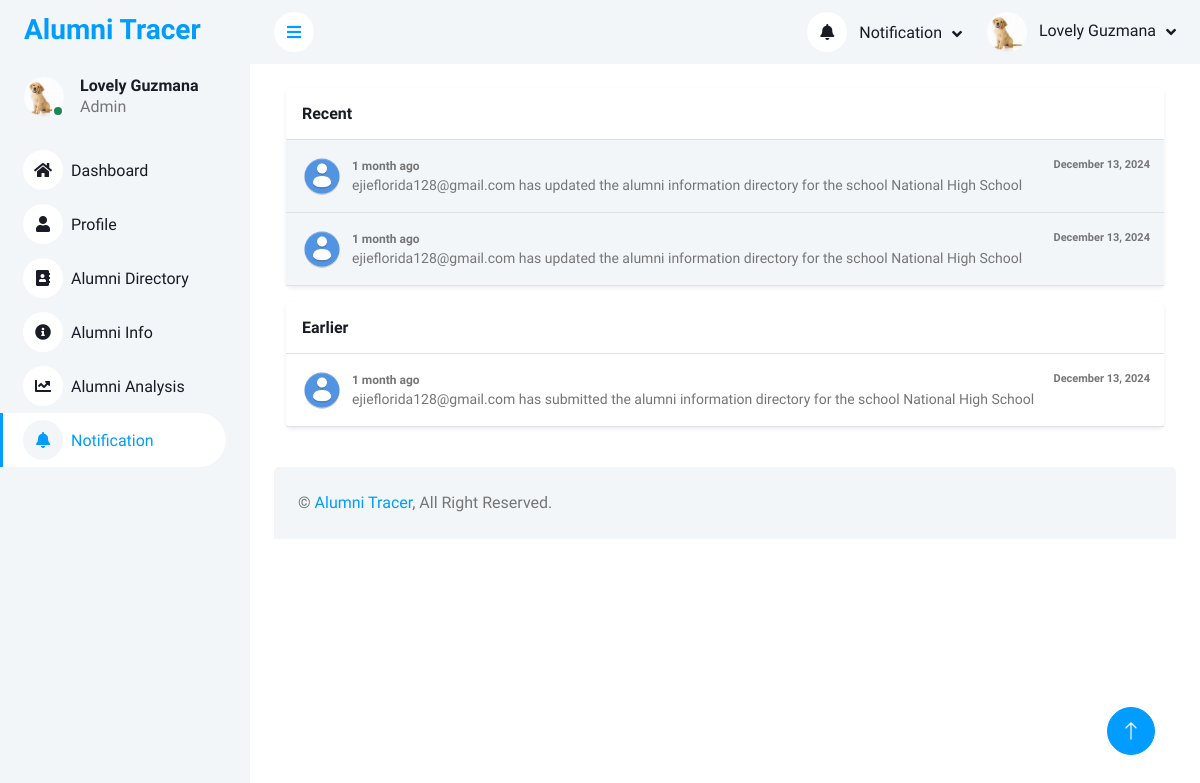
The page /php_files/admin_notification.php (signed in) on the database its author committed.
### tables this page shows
CREATE TABLE `r_accounts` (
  `id` int(11) NOT NULL,
  `name` varchar(100) NOT NULL,
  `email` varchar(100) NOT NULL,
  `school_role` varchar(100) NOT NULL,
  `school` varchar(255) NOT NULL,
  `password` varchar(200) NOT NULL,
  `date_registered` datetime NOT NULL DEFAULT current_timestamp(),
  `profile_img` varchar(255) NOT NULL,
  `contact` varchar(255) NOT NULL,
  `bio` varchar(255) NOT NULL,
  `status` varchar(255) NOT NULL,
  `face_data` varchar(255) DEFAULT NULL
);

CREATE TABLE `e_notifications` (
  `id` int(11) NOT NULL,
  `school_name` varchar(255) NOT NULL,
  `alumni_gmail` varchar(255) NOT NULL,
  `notification` text NOT NULL,
  `date` timestamp NOT NULL DEFAULT current_timestamp() ON UPDATE current_timestamp()
);

### php_files/admin_notification.php (the view, shortened to what this page needs)
<?php
include("../connection/conn.php");
function decryptData($encryptedData)
{
    $key = ENCRYPTION_KEY;
    $data = base64_decode($encryptedData);
    $ivLength = openssl_cipher_iv_length('aes-256-cbc');
    $iv = substr($data, 0, $ivLength);
    $encrypted = substr($data, $ivLength);
    return openssl_decrypt($encrypted, 'aes-256-cbc', $key, 0, $iv);
}
$id = $_SESSION['user_id'];
$sql = "SELECT * FROM r_accounts WHERE id = '$id'";
$query = mysqli_query($conn, $sql);
$call = mysqli_fetch_assoc($query);
?>
<!DOCTYPE html>
<html lang="en">
<head>
    <link href="https://cdnjs.cloudflare.com/ajax/libs/font-awesome/5.10.0/css/all.min.css" rel="stylesheet">
    <link href="https://cdn.jsdelivr.net/npm/bootstrap-icons@1.4.1/font/bootstrap-icons.css" rel="stylesheet">
    <link href="../template/lib/owlcarousel/assets/owl.carousel.min.css" rel="stylesheet">
    <link href="../template/lib/tempusdominus/css/tempusdominus-bootstrap-4.min.css" rel="stylesheet" />
    <link href="../template/css/bootstrap.min.css" rel="stylesheet">
    <link href="../template/css/style.css" rel="stylesheet">
</head>
<body>
    <div class="container-xxl position-relative bg-white d-flex p-0">
        <div class="sidebar pe-4 pb-3">
            <nav class="navbar bg-light navbar-light">
                <a href="index.html" class="navbar-brand mx-4 mb-3">
                    <h3 class="text-primary">Alumni Tracer</h3>
                </a>
                <div class="d-flex align-items-center ms-4 mb-4">
                    <div class="position-relative">
                        <img class="rounded-circle" src="<?php echo $call['profile_img'];  ?>" alt="" style="width: 40px; height: 40px;">
                        <div class="bg-success rounded-circle border border-2 border-white position-absolute end-0 bottom-0 p-1"></div>
                    </div>
                    <div class="ms-3">
                        <h6 class="mb-0"><?php echo decryptData($call["name"] ) ?? 'N/A'; ?></h6>
                        <span>Admin</span>
                    </div>
                </div>
                <div class="navbar-nav w-100">
                <a href="admin_dashboard.php" class="nav-item nav-link "><i class="fa fa-home me-2"></i>Dashboard</a>
                <a href="admin_profile.php" class="nav-item nav-link"><i class="fa fa-user me-2"></i>Profile</a>
                <a href="admin_alumni_directory.php" class="nav-item nav-link"><i class="fa fa-address-book me-2"></i>Alumni Directory</a>
                <a href="admin_alumni_information.php" class="nav-item nav-link"><i class="fa fa-info-circle me-2"></i>Alumni Info</a>
                <a href="admin_alumni_analysis.php" class="nav-item nav-link"><i class="fa fa-chart-line me-2"></i>Alumni Analysis</a>
                <a href="admin_notification.php" class="nav-item nav-link active"><i class="fa fa-bell me-2"></i>Notification</a>
                </div>
            </nav>
        </div>
        <div class="content">
            <nav class="navbar navbar-expand bg-light navbar-light sticky-top px-4 py-0">
                <a href="#" class="sidebar-toggler flex-shrink-0">
                    <i class="fa fa-bars"></i>
                </a>
                <div class="navbar-nav align-items-center ms-auto">
                    <div class="nav-item dropdown">
                        <a href="#" class="nav-link dropdown-toggle" data-bs-toggle="dropdown">
                            <i class="fa fa-bell me-lg-2"></i>
                            <span class="d-none d-lg-inline-flex">Notification</span>
                        </a>
                        <?php
                                $school_name = $_SESSION['school'];
                                $decryptSchool = decryptData($school_name);
                                $sqlRecent = "SELECT * FROM e_notifications WHERE school_name = '$decryptSchool' ORDER BY id DESC LIMIT 2";
                                $query = mysqli_query($conn,$sqlRecent);
                                while( $resultData = mysqli_fetch_assoc($query)){
                                $date_now = new DateTime();
                                $date_post = new DateTime($resultData['date']);
                                $interval = $date_now->diff($date_post);
                                if ($interval->y > 0) {
                                    $timeString = $interval->y . ' year' . ($interval->y > 1 ? 's' : '') . ' ago';
                                } elseif ($interval->m > 0) {
                                    $timeString = $interval->m . ' month' . ($interval->m > 1 ? 's' : '') . ' ago';
                                } elseif ($interval->d > 0) {
                                    $timeString = $interval->d . ' day' . ($interval->d > 1 ? 's' : '') . ' ago';
                                } elseif ($interval->h > 0) {
                                    $timeString = $interval->h . ' hour' . ($interval->h > 1 ? 's' : '') . ' ago';
                                } elseif ($interval->i > 0) {
                                    $timeString = $interval->i . ' minute' . ($interval->i > 1 ? 's' : '') . ' ago';
                                } else {
                                    $timeString = 'Just now';
                                }
                                ?>
                                <?php  } ?>
                    </div>
                    <div class="nav-item dropdown">
                        <a href="#" class="nav-link dropdown-toggle" data-bs-toggle="dropdown">
                            <img class="rounded-circle me-lg-2" src="<?php echo $call['profile_img'];  ?>" alt="" style="width: 40px; height: 40px;">
                            <span class="d-none d-lg-inline-flex"><?php echo decryptData($call["name"] ) ?? 'N/A'; ?></span>
                        </a>
                    </div>
                </div>
            </nav>
            <div class="container-fluid pt-4 px-4">
            <link rel="stylesheet" href="https://cdnjs.cloudflare.com/ajax/libs/MaterialDesign-Webfont/5.3.45/css/materialdesignicons.css" />
<div class="container">
    <div class="row">
        <div class="col-lg-12 right">
            <div class="box shadow-sm rounded bg-white mb-3">
                <div class="box-title border-bottom p-3">
                    <h6 class="m-0">Recent</h6>
                </div>
                <div class="box-body p-0">
                        <?php
                            $school_name = $_SESSION['school'];
                            $decryptSchool = decryptData($school_name);
                            $sqlRecent = "SELECT * FROM e_notifications WHERE school_name = '$decryptSchool' ORDER BY id DESC LIMIT 2";
                            $query = mysqli_query($conn,$sqlRecent);
                           while( $resultData = mysqli_fetch_assoc($query)){
                            $date_now = new DateTime();
                            $date_post = new DateTime($resultData['date']);
                            $interval = $date_now->diff($date_post);
                            if ($interval->y > 0) {
                                $timeString = $interval->y . ' year' . ($interval->y > 1 ? 's' : '') . ' ago';
                            } elseif ($interval->m > 0) {
                                $timeString = $interval->m . ' month' . ($interval->m > 1 ? 's' : '') . ' ago';
                            } elseif ($interval->d > 0) {
                                $timeString = $interval->d . ' day' . ($interval->d > 1 ? 's' : '') . ' ago';
                            } elseif ($interval->h > 0) {
                                $timeString = $interval->h . ' hour' . ($interval->h > 1 ? 's' : '') . ' ago';
                            } elseif ($interval->i > 0) {
                                $timeString = $interval->i . ' minute' . ($interval->i > 1 ? 's' : '') . ' ago';
                            } else {
                                $timeString = 'Just now';
                            }
                        ?>
                                <div class="p-3 d-flex align-items-center bg-light border-bottom osahan-post-header">
                                    <div class="dropdown-list-image mr-3">
                                        <img class="rounded-circle" src="pictures/Default.png" alt="" />
                                    </div>
                                    <div class="font-weight-bold mr-3">
                                    <div class="text-truncate" style="margin-left: 10px; font-size: 12px; font-weight: bolder; display: flex; justify-content: space-between;">
                                        <span><?php echo $timeString; ?></span>
                                        <span style="font-weight: normal; font-size: 11px; position: absolute; right: 50px; font-weight: bolder;"><?php echo date('F j, Y', strtotime($resultData['date'])); ?></span>
                                    </div>
                                        <div class="small" style = "margin-left: 10px;"><?php echo $resultData['notification']; ?></div>
                                    </div>
                                </div>
                    <?php  } ?>
                </div>
            </div>
            <div class="box shadow-sm rounded bg-white mb-3">
                    <div class="box-title border-bottom p-3">
                        <h6 class="m-0">Earlier</h6>
                    </div>
                    <div class="box-body p-0">
                        <?php
                      $school_name2 = $_SESSION['school'];
                      $decryptSchool2 = decryptData($school_name2);
                        $sqlEarlier = "SELECT * FROM e_notifications
                                    WHERE school_name = '$decryptSchool2'
                                    ORDER BY id DESC
                                    LIMIT 18446744073709551615 OFFSET 2";
                        $queryEarlier = mysqli_query($conn, $sqlEarlier);
                        while ($row = mysqli_fetch_assoc($queryEarlier)) {
                            $date_now = new DateTime();
                            $date_post = new DateTime($row['date']);
                            $interval = $date_now->diff($date_post);
                            if ($interval->y > 0) {
                                $timeString = $interval->y . ' year' . ($interval->y > 1 ? 's' : '') . ' ago';
                            } elseif ($interval->m > 0) {
                                $timeString = $interval->m . ' month' . ($interval->m > 1 ? 's' : '') . ' ago';
                            } elseif ($interval->d > 0) {
                                $timeString = $interval->d . ' day' . ($interval->d > 1 ? 's' : '') . ' ago';
                            } elseif ($interval->h > 0) {
                                $timeString = $interval->h . ' hour' . ($interval->h > 1 ? 's' : '') . ' ago';
                            } elseif ($interval->i > 0) {
                                $timeString = $interval->i . ' minute' . ($interval->i > 1 ? 's' : '') . ' ago';
                            } else {
                                $timeString = 'Just now';
                            }
                        ?>
                            <div class="p-3 d-flex align-items-center border-bottom osahan-post-header">
                                <div class="dropdown-list-image mr-3">
                                    <img class="rounded-circle" src="pictures/Default.png" alt="" />
                                </div>
                                <div class="font-weight-bold mr-3">
                                <div class="text-truncate" style="margin-left: 10px; font-size: 12px; font-weight: bolder; display: flex; justify-content: space-between;">
                                        <span><?php echo $timeString; ?></span>
                                        <span style="font-weight: normal; font-size: 11px; position: absolute; right: 50px; font-weight: bolder;"><?php echo date('F j, Y', strtotime($row['date'])); ?></span>
                                    </div>
                                    <div class="small" style="margin-left: 10px;">
                                         <?php echo $row['notification'];  ?>
                                    </div>
                                </div>
                            </div>
                        <?php
                        }
                        ?>
                    </div>
                </div>
        </div>
    </div>
</div>
            </div>
            <div class="container-fluid pt-4 px-4">
                <div class="bg-light rounded-top p-4">
                    <div class="row">
                        <div class="col-12 col-sm-6 text-center text-sm-start">
                            &copy; <a href="#">Alumni Tracer</a>, All Right Reserved.
                        </div>
                    </div>
                </div>
            </div>
        </div>
        <a href="#" class="btn btn-lg btn-primary btn-lg-square back-to-top"><i class="bi bi-arrow-up"></i></a>
    </div>
</body>
</html>

### template/css/style.css (style rules this page uses)
:root { --primary: #009CFF; --light: #F3F6F9; --dark: #191C24; }
.back-to-top { position: fixed; display: none; right: 45px; bottom: 45px; z-index: 99; }
.btn { transition: .5s; }
.btn.btn-primary { color: #FFFFFF; }
.btn-lg-square { width: 48px; height: 48px; }
.btn-square, .btn-sm-square, .btn-lg-square { padding: 0; display: inline-flex; align-items: center; justify-content: center; font-weight: normal; border-radius: 50px; }
.sidebar { position: fixed; top: 0; left: 0; bottom: 0; width: 250px; height: 100vh; overflow-y: auto; background: var(--light); transition: 0.5s; z-index: 999; }
.content { margin-left: 250px; min-height: 100vh; background: #FFFFFF; transition: 0.5s; }
@media (min-width: 992px) { .sidebar { margin-left: 0; } }
@media (min-width: 992px) { .content { width: calc(100% - 250px); } }
.sidebar .navbar .navbar-nav .nav-link { padding: 7px 20px; color: var(--dark); font-weight: 500; border-left: 3px solid var(--light); border-radius: 0 30px 30px 0; outline: none; }
.sidebar .navbar .navbar-nav .nav-link:hover, .sidebar .navbar .navbar-nav .nav-link.active { color: var(--primary); background: #FFFFFF; border-color: var(--primary); }
.sidebar .navbar .navbar-nav .nav-link i { width: 40px; height: 40px; display: inline-flex; align-items: center; justify-content: center; background: #FFFFFF; border-radius: 40px; }
.sidebar .navbar .navbar-nav .nav-link:hover i, .sidebar .navbar .navbar-nav .nav-link.active i { background: var(--light); }
.content .navbar .navbar-nav .nav-link { margin-left: 25px; padding: 12px 0; color: var(--dark); outline: none; }
.content .navbar .sidebar-toggler, .content .navbar .navbar-nav .nav-link i { width: 40px; height: 40px; display: inline-flex; align-items: center; justify-content: center; background: #FFFFFF; border-radius: 40px; }
.content .navbar .dropdown-toggle::after { margin-left: 6px; vertical-align: middle; border: none; content: "\f107"; font-family: "Font Awesome 5 Free"; font-weight: 900; transition: .5s; }

### php_files/admin_notification.php (style rules this page uses)
.dropdown-list-image { position: relative; height: 2.5rem; width: 2.5rem; }
.dropdown-list-image img { height: 2.5rem; width: 2.5rem; }

### rows shown on the page
r_accounts: profile_img (picture), name "Lovely Guzmana"
e_notifications: date "1 month ago", date "December 13, 2024", notification "ejieflorida128@gmail.com has updated the alumni information directory for the school National High School"
e_notifications: date "1 month ago", date "December 13, 2024", notification "ejieflorida128@gmail.com has updated the alumni information directory for the school National High School"
e_notifications: date "1 month ago", date "December 13, 2024", notification "ejieflorida128@gmail.com has submitted the alumni information directory for the school National High School"
